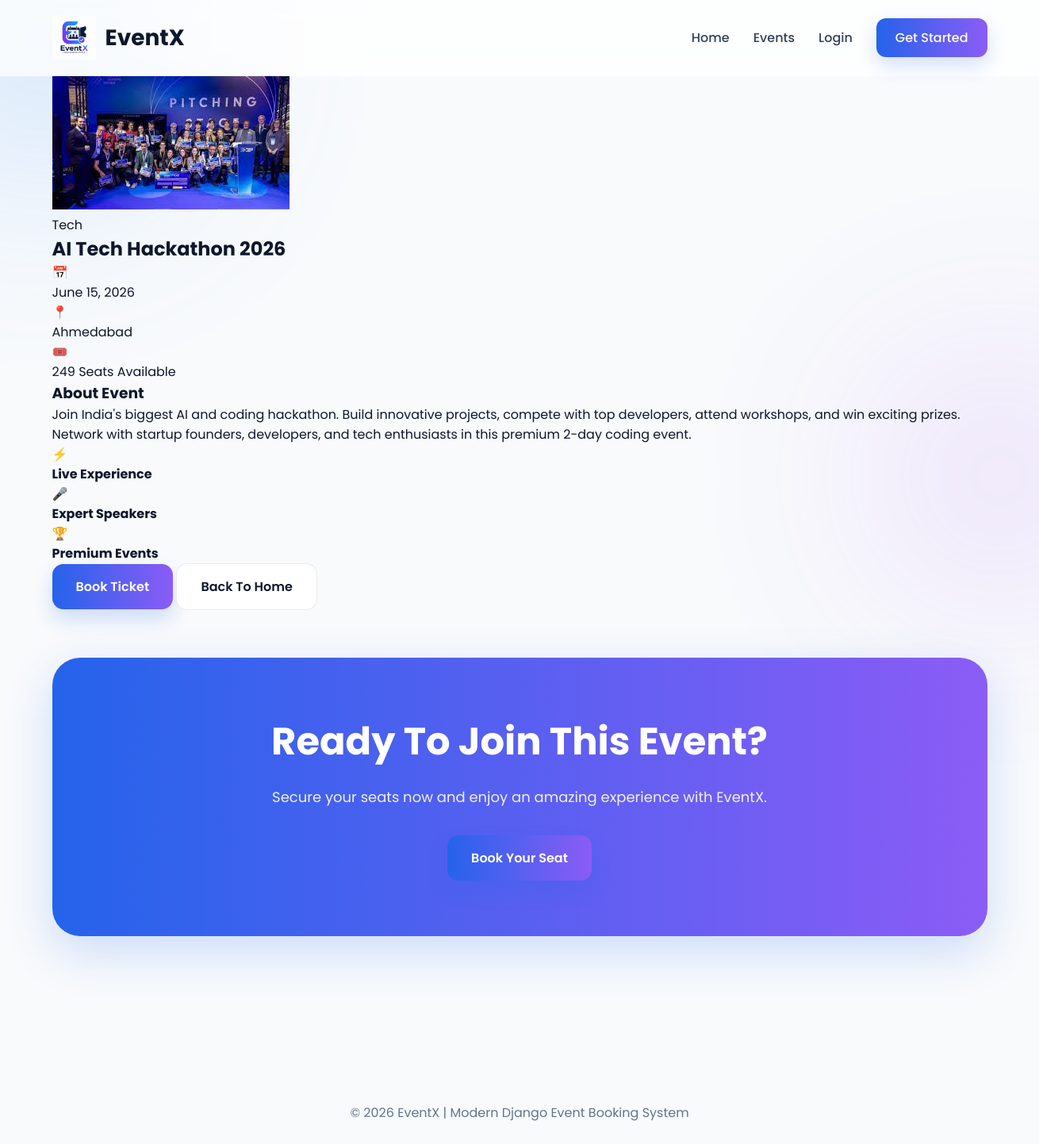
The page /event/1/ on the database its author committed.
### app/models.py (models this page shows, shortened)
class Event(models.Model):
    title = models.CharField(max_length=200)
    description = models.TextField()
    image = models.ImageField(upload_to='events/')
    date = models.DateField()
    location = models.CharField(max_length=200)
    category = models.CharField(max_length=100)
    total_seats = models.IntegerField(default=100)
    created_at = models.DateTimeField(auto_now_add=True)

### app/views.py (the view)
def event_detail(request, id):
    event = get_object_or_404(Event, id=id)
    context = {
        'event': event
    }
    return render(request, 'event_detail.html', context)

### templates/event_detail.html (shortened to what this page needs)
{% extends 'base.html' %}
{% block content %}
<div class="blur2"></div>
<section class="detail-section container">
    <div class="detail-card">
        <div class="detail-image">
            {% if event.image %}
            <img src="{{ event.image.url }}"
                alt="{{ event.title }}">
            {% else %}
            <img src="https://images.unsplash.com/photo-1511578314322-379afb476865?q=80&w=1200&auto=format&fit=crop"
                alt="event-image">
            {% endif %}
        </div>
        <div class="detail-content">
            <span class="detail-category">
                {{ event.category }}
            </span>
            <h1>
                {{ event.title }}
            </h1>
            <div class="detail-info">
                <div class="info-item">
                    <span>
                        📅
                    </span>
                    <p>
                        {{ event.date }}
                    </p>
                </div>
                <div class="info-item">
                    <span>
                        📍
                    </span>
                    <p>
                        {{ event.location }}
                    </p>
                </div>
                <div class="info-item">
                    <span>
                        🎟️
                    </span>
                    <p>
                        {{ event.total_seats }} Seats Available
                    </p>
                </div>
            </div>
            <div class="detail-description">
                <h3>
                    About Event
                </h3>
                <p>
                    {{ event.description }}
                </p>
            </div>
            <div class="event-features">
                <div class="feature-box">
                    <span>
                        ⚡
                    </span>
                    <h4>
                        Live Experience
                    </h4>
                </div>
                <div class="feature-box">
                    <span>
                        🎤
                    </span>
                    <h4>
                        Expert Speakers
                    </h4>
                </div>
                <div class="feature-box">
                    <span>
                        🏆
                    </span>
                    <h4>
                        Premium Events
                    </h4>
                </div>
            </div>
            <div class="detail-buttons">
                <a href="{% url 'booking_page' event.id %}"
                    class="btn-primary">
                    Book Ticket
                </a>
                <a href="/"
                    class="btn-secondary">
                    Back To Home
                </a>
            </div>
        </div>
    </div>
</section>
<section class="cta-section container">
    <div class="cta-box">
        <h2>
            Ready To Join This Event?
        </h2>
        <p>
            Secure your seats now and enjoy an amazing experience with EventX.
        </p>
        <a href="{% url 'booking_page' event.id %}"
            class="btn-primary">
            Book Your Seat
        </a>
    </div>
</section>
{% endblock %}

### pro/static/css/style.css (style rules this page uses)
* { margin:0; padding:0; box-sizing:border-box; font-family:'Poppins',sans-serif; }
html { scroll-behavior:smooth; }
body { background:#f8fafc; color:#0f172a; overflow-x:hidden; position:relative; }
.container { width:90%; max-width:1300px; margin:auto; }
.blur2 { position:absolute; width:300px; height:300px; background:#a855f7; border-radius:50%; filter:blur(130px); right:-100px; top:450px; opacity:0.18; z-index:-1; }
.btn-primary, .btn-secondary { padding:16px 30px; border-radius:14px; text-decoration:none; font-weight:600; transition:0.4s; display:inline-flex; align-items:center; justify-content:center; }
.btn-primary { background:linear-gradient(to right,#2563eb,#8b5cf6); color:white; box-shadow:0 12px 25px rgba(37,99,235,0.20); }
.btn-secondary { background:white; color:#0f172a; border:1px solid rgba(0,0,0,0.08); }
.cta-section { padding:60px 0 100px; }
.cta-box { background:linear-gradient(to right,#2563eb,#8b5cf6); color:white; padding:70px 40px; border-radius:35px; text-align:center; box-shadow:0 20px 60px rgba(37,99,235,0.20); }
.cta-box h2 { font-size:48px; margin-bottom:20px; }
.cta-box p { font-size:18px; margin-bottom:35px; opacity:0.9; }

### rows shown on the page
Event: image (picture), category "Tech", title "AI Tech Hackathon 2026", date "June 15, 2026", location "Ahmedabad", total_seats "249", description "Join India's biggest AI and coding hackathon. Build innovative projects, compete with top developers, attend workshops, and win exciting prizes. Network with startup founders, developers, and tech enthusiasts in this premium 2-day coding event."
